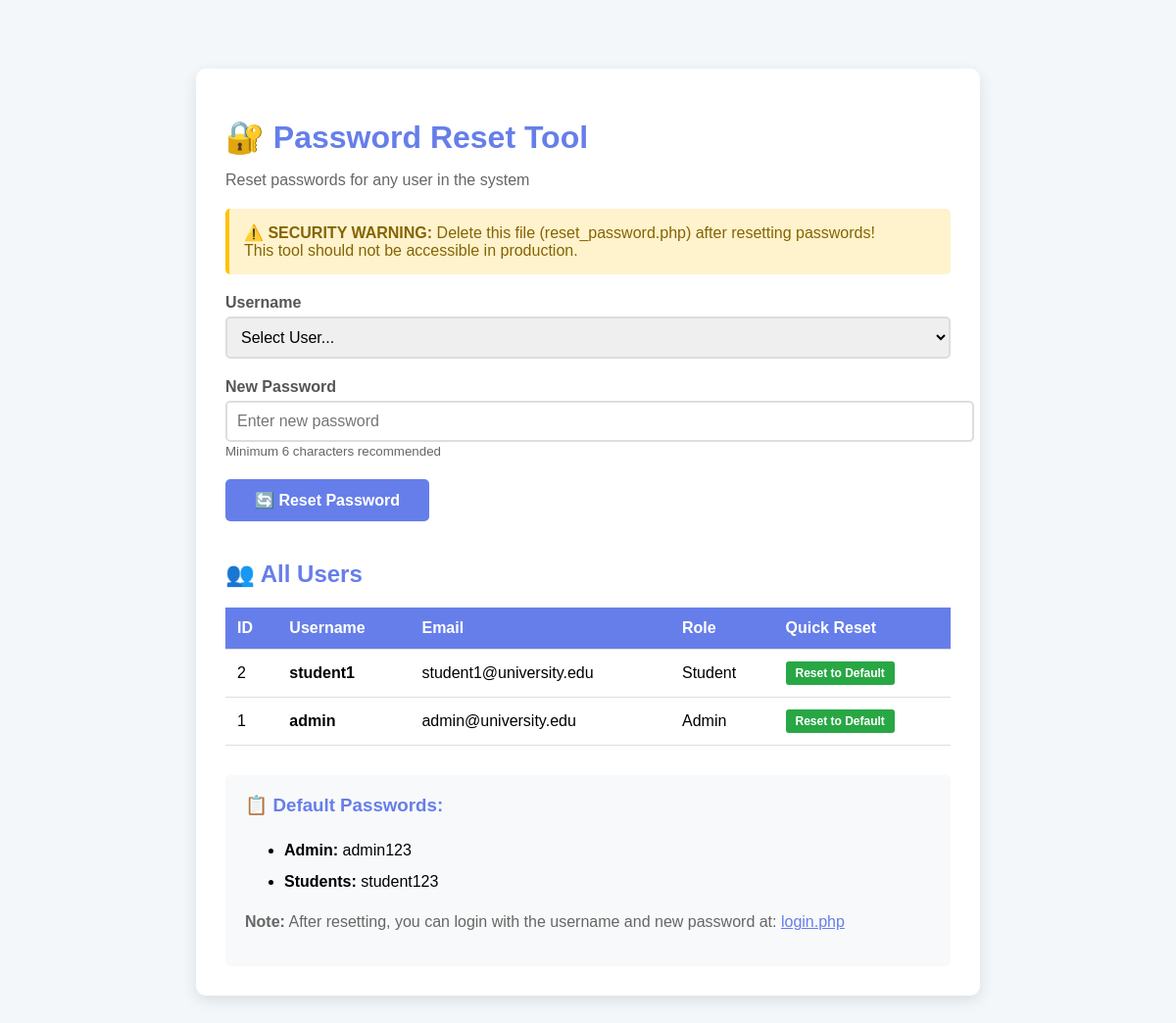
Page /reset_password.php on the committed database.
### tables this page shows
CREATE TABLE users (
    id INT AUTO_INCREMENT PRIMARY KEY,
    username VARCHAR(50) UNIQUE NOT NULL,
    password VARCHAR(255) NOT NULL,
    email VARCHAR(100) UNIQUE NOT NULL,
    full_name VARCHAR(100) NOT NULL,
    role ENUM('student', 'admin') NOT NULL,
    phone VARCHAR(20),
    address TEXT,
    date_of_birth DATE,
    profile_image VARCHAR(255) DEFAULT 'default.jpg',
    created_at TIMESTAMP DEFAULT CURRENT_TIMESTAMP,
    updated_at TIMESTAMP DEFAULT CURRENT_TIMESTAMP ON UPDATE CURRENT_TIMESTAMP
);

### reset_password.php (the view, shortened to what this page needs)
<?php
include 'config.php';
$users_query = "SELECT id, username, email, role FROM users ORDER BY role, username";
$users_result = mysqli_query($conn, $users_query);
?>
<!DOCTYPE html>
<html lang="en">
<head>
</head>
<body>
    <div class="container">
        <h1>🔐 Password Reset Tool</h1>
        <p style="color: #666; margin-bottom: 20px;">Reset passwords for any user in the system</p>
        <div class="warning">
            <strong>⚠️ SECURITY WARNING:</strong> Delete this file (reset_password.php) after resetting passwords!<br>
            This tool should not be accessible in production.
        </div>
        <form method="POST" action="">
            <div class="form-group">
                <label for="username">Username</label>
                <select id="username" name="username" required>
                    <option value="">Select User...</option>
                    <?php
                    mysqli_data_seek($users_result, 0);
                    ?>
                </select>
            </div>
            <div class="form-group">
                <label for="new_password">New Password</label>
                <input type="text" id="new_password" name="new_password" required placeholder="Enter new password">
                <small style="color: #666;">Minimum 6 characters recommended</small>
            </div>
            <button type="submit">🔄 Reset Password</button>
        </form>
        <h2 style="margin-top: 40px; color: #667eea;">👥 All Users</h2>
        <table>
            <thead>
                <tr>
                    <th>ID</th>
                    <th>Username</th>
                    <th>Email</th>
                    <th>Role</th>
                    <th>Quick Reset</th>
                </tr>
            </thead>
            <tbody>
                <?php
                mysqli_data_seek($users_result, 0);
                while($user = mysqli_fetch_assoc($users_result)):
                ?>
                    <tr>
                        <td><?php echo $user['id']; ?></td>
                        <td><strong><?php echo htmlspecialchars($user['username']); ?></strong></td>
                        <td><?php echo htmlspecialchars($user['email']); ?></td>
                        <td><?php echo ucfirst($user['role']); ?></td>
                        <td>
                            <form method="POST" action="" style="margin: 0;">
                                <button type="submit" class="quick-reset">Reset to Default</button>
                            </form>
                        </td>
                    </tr>
                <?php endwhile; ?>
            </tbody>
        </table>
        <div style="margin-top: 30px; padding: 20px; background: #f8f9fa; border-radius: 5px;">
            <h3 style="margin-top: 0; color: #667eea;">📋 Default Passwords:</h3>
            <ul style="line-height: 2;">
                <li><strong>Admin:</strong> admin123</li>
                <li><strong>Students:</strong> student123</li>
            </ul>
            <p style="color: #666; margin-top: 15px;">
                <strong>Note:</strong> After resetting, you can login with the username and new password at:
                <a href="login.php" style="color: #667eea;">login.php</a>
            </p>
        </div>
    </div>
</body>
</html>

### reset_password.php (style rules this page uses)
body { font-family: Arial, sans-serif; max-width: 800px; margin: 50px auto; padding: 20px; background: #f4f7f9; }
.container { background: white; padding: 30px; border-radius: 10px; box-shadow: 0 5px 15px rgba(0,0,0,0.1); }
h1 { color: #667eea; margin-bottom: 10px; }
.warning { background: #fff3cd; color: #856404; padding: 15px; border-radius: 5px; margin-bottom: 20px; border-left: 4px solid #ffc107; }
.form-group { margin-bottom: 20px; }
label { display: block; margin-bottom: 5px; font-weight: bold; color: #555; }
input, select { width: 100%; padding: 10px; border: 2px solid #ddd; border-radius: 5px; font-size: 16px; }
button { background: #667eea; color: white; padding: 12px 30px; border: none; border-radius: 5px; font-size: 16px; cursor: pointer; font-weight: bold; }
table { width: 100%; border-collapse: collapse; margin-top: 20px; }
th, td { padding: 12px; text-align: left; border-bottom: 1px solid #ddd; }
th { background: #667eea; color: white; }
.quick-reset { background: #28a745; color: white; padding: 5px 10px; border-radius: 3px; text-decoration: none; font-size: 12px; }

### rows in the picture
users: id "2", username "student1", email "student1@university.edu", role "Student"
users: id "1", username "admin", email "admin@university.edu", role "Admin"
